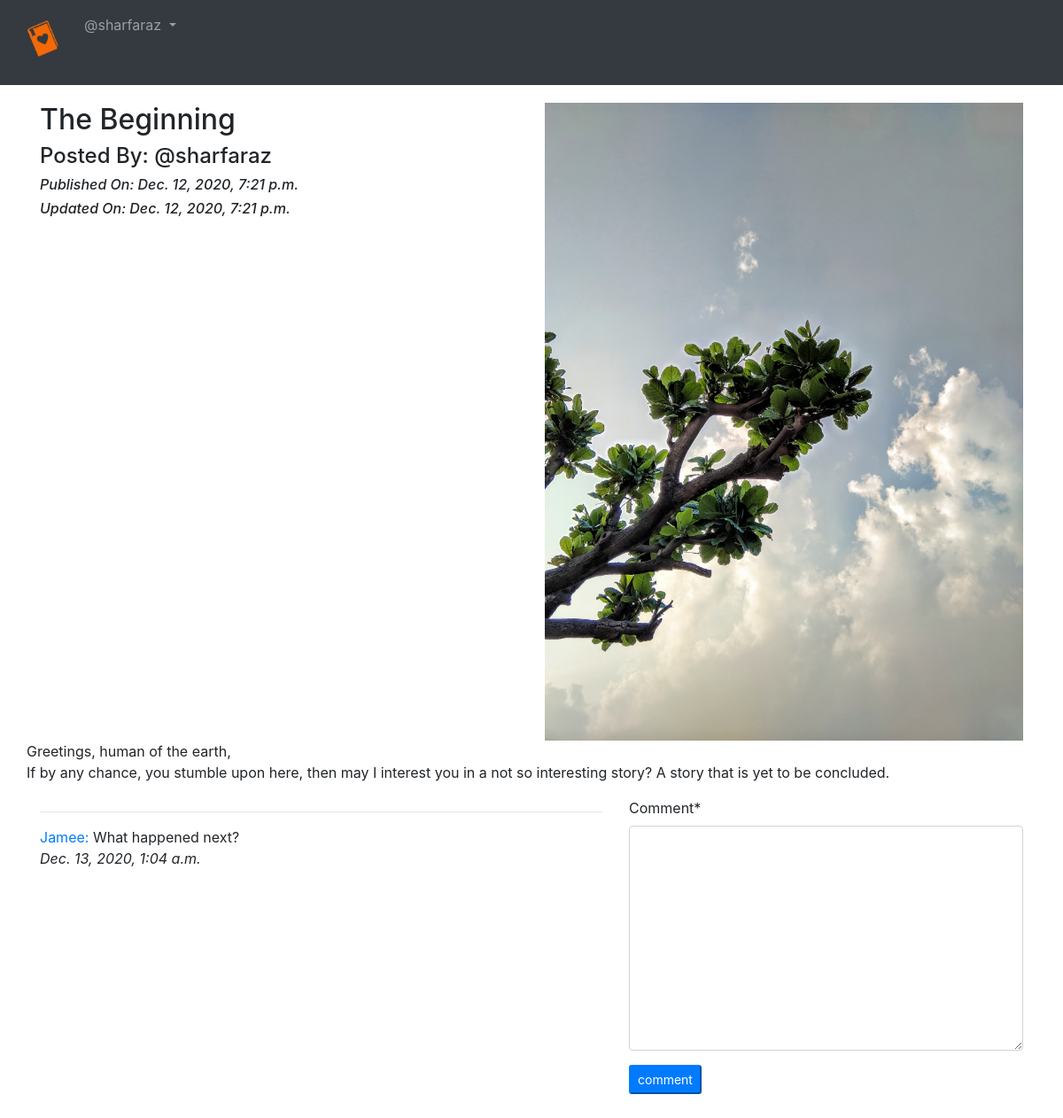
The app's page /blog/blog_details/The-Beginning-11a8c728-a466-4956-ba95-4db92b33e03d/ (signed in) with its own data.
### app_blog/models.py (models this page shows, shortened)
class Blog(models.Model):
    author = models.ForeignKey(User, related_name='post_author', on_delete = models.CASCADE)
    blog_title = models.CharField( max_length=300, verbose_name = "Title" )
    slug = models.SlugField( max_length=300, unique=True )
    blog_content = models.TextField( verbose_name="Story" )
    blog_image = models.ImageField( upload_to='blog_images', verbose_name= "Cover Photo")
    publish_date = models.DateTimeField( auto_now_add=True )
    update_date = models.DateTimeField( auto_now = True )
    class Meta:
        ordering = ['-publish_date',] ## to sort blogs in decending order in list view

class Comment(models.Model):
    blog = models.ForeignKey( Blog, on_delete= models.CASCADE, related_name='blog_comment' )
    user = models.ForeignKey( User, on_delete= models.CASCADE, related_name='user_comment' )
    comment = models.TextField( )
    comment_date = models.DateTimeField( auto_now = True )
    class Meta:
        ordering = ['-comment_date',] ## to sort blogs in decending order in list view

### app_blog/views.py (the view, shortened to what this page needs)
# urls.py: path('blog_details/<slug>/', views.blog_details, name='blog_details'),
@login_required
def blog_details(request, slug):
    blog = Blog.objects.get(slug=slug)
    comment_form = CommentForm()
    dict = {'blog':blog, 'comment_form':comment_form}
    return render(request, 'app_blog/blog_details.html', context=dict)

### app_blog/forms.py
class CommentForm(forms.ModelForm):
    class Meta:
        model = Comment
        fields = ('comment',)

### templates/app_blog/blog_details.html (shortened to what this page needs)
{% extends 'base.html' %}
{% load crispy_forms_tags %}
{% block body_block %}
  <div class="row">
    <div class="col-sm-6">
      <h2>{{blog.blog_title}}</h2>
      <h4>Posted By: @{{blog.author}}</h4>
      <i><h6>Published On: {{blog.publish_date}}</h6></i>
      <i><h6>Updated On: {{blog.update_date}}</h6></i>
    </div>
    <div class="col-sm-6">
      <img src="/media/{{blog.blog_image}}" width="100%">
    </div>
    <p>
      {{blog.blog_content|linebreaks}}
    </p>
  </div>
  <div class="row">
    <div class="col-sm-7">
      <hr>
      {% for comment in blog.blog_comment.all %}
      <p> <a href="#">{{comment.user}}:</a> {{comment.comment}} <br> <em>{{comment.comment_date}}</em></p>
      {% endfor %}
    </div>
    <div class="col-sm-5">
      <form  method="post">
        {{ comment_form|crispy}}
        <button type="submit" class="btn- btn-primary btn-sm">comment</button>
      </form>
    </div>
{% endblock %}

### templates/base.html (shortened to what this page needs)
<!DOCTYPE html>
<html lang="en" dir="ltr">
  <head>
    <link rel="stylesheet" href="https://maxcdn.bootstrapcdn.com/bootstrap/4.4.1/css/bootstrap.min.css">
  </head>
  <body>
    <nav class="navbar navbar-expand-md navbar-dark bg-dark">
      <div class="collapse navbar-collapse" id="navbarNavAltMarkup">
        <div class="navbar-nav">
          <ul class="navbar-nav">
              <li class="nav-item active ">
                <a class="nav-link" href="{% url 'index' %}" style="margin-right:5px"> <h6><img src="/media/stories.png" width="50px"></h6> </a>
              </li>
              {% if user.is_authenticated %}
                <div class="nav-itme dropdown">
                  <a class="nav-link dropdown-toggle" href="#" id="navbardrop" data-toggle="dropdown">
                    @{{user.username}}
                  </a>
                </div>
              {% endif %}
          </ul>
        </div>
      </div>
    </nav>
    <div class="container" style="padding-top:20px">
      {% block body_block %}
      {% endblock %}
    </div>
    <br><br>
  </body>
</html>

### records on screen
Blog: blog_title "The Beginning", author "sharfaraz", publish_date "Dec. 12, 2020, 7:21 p.m.", update_date "Dec. 12, 2020, 7:21 p.m.", blog_image (picture), blog_content "Greetings, human of the earth, If by any chance, you stumble upon here, then may I interest you in a not so interesting story? A story that is yet to be concluded."
Comment: user "Jamee", comment "What happened next?", comment_date "Dec. 13, 2020, 1:04 a.m."

### other values on screen
{{ user.username }} "sharfaraz"
